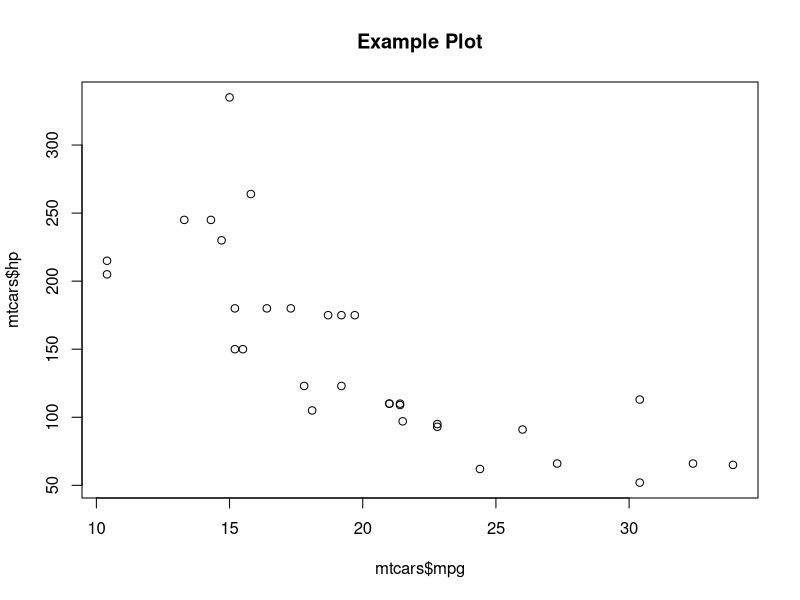

This figure's R source:
## ---- chunk 1
a <- 1:10
paste("-dog", a, sep ="")
## ---- chunk 2
plot(mtcars$mpg, mtcars$hp, main = "Example Plot")
